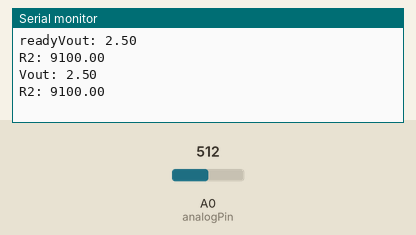
Bench run of a sketch on a simulated Arduino Uno, built with avr-gcc and run on an emulated ATmega328P. Shown: the last lines printed to the serial monitor. The inputs (shaded band) are chosen by the test bench; at power-on: A0 (analogPin) = 512.

Above: at 1.8 s.
1.9 s: A0 (analogPin) set to 716
At 2.8 s:
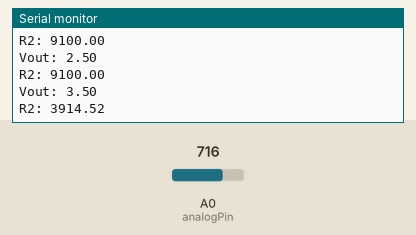
3.4 s: A0 (analogPin) set to 900
At 4.8 s:
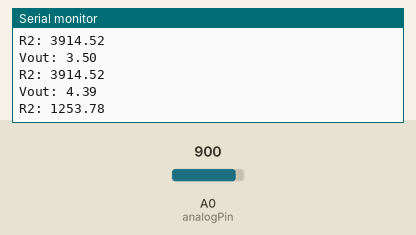
Timing chart, 0 to 6.4 s (numbered marks = the images above; inputs shaded):
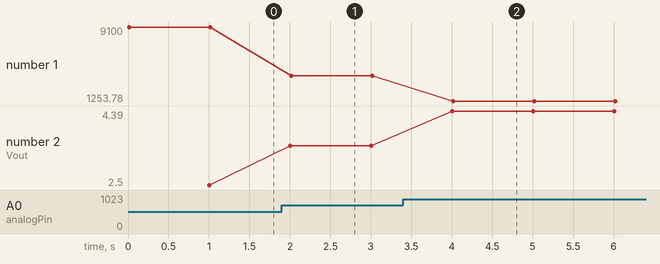

Measured:
- after the input at 1.9 s, the serial monitor: prints a new line after 0.10 s (image 1)
- after the input at 3.4 s, the serial monitor: prints a new line after 0.61 s (image 2)
- plotted number 1: 9100 → 3914.52 after the input at 1.9 s, 3914.52 → 1253.78 after the input at 3.4 s
- plotted number 2: 2.5 → 3.5 after the input at 1.9 s, 3.5 → 4.39 after the input at 3.4 s

The sketch:

sendI2C.ino
```cpp
int analogPin= A0;
int raw= 0;
int Vin= 5;
float Vout= 0;
float R1= 9100;
float R2= 0;
float buffer= 0;

void setup()
{
Serial.begin(9600);
Serial.print("ready") ;
}

void loop()
{
raw= analogRead(analogPin);

if(raw)
{
buffer= raw * Vin;
Vout= (buffer)/1024.0;
buffer= (Vin/Vout) -1;
R2= R1 * buffer;
Serial.print("Vout: ");
Serial.println(Vout);
Serial.print("R2: ");
Serial.println(R2);
delay(1000);
}
}
```
